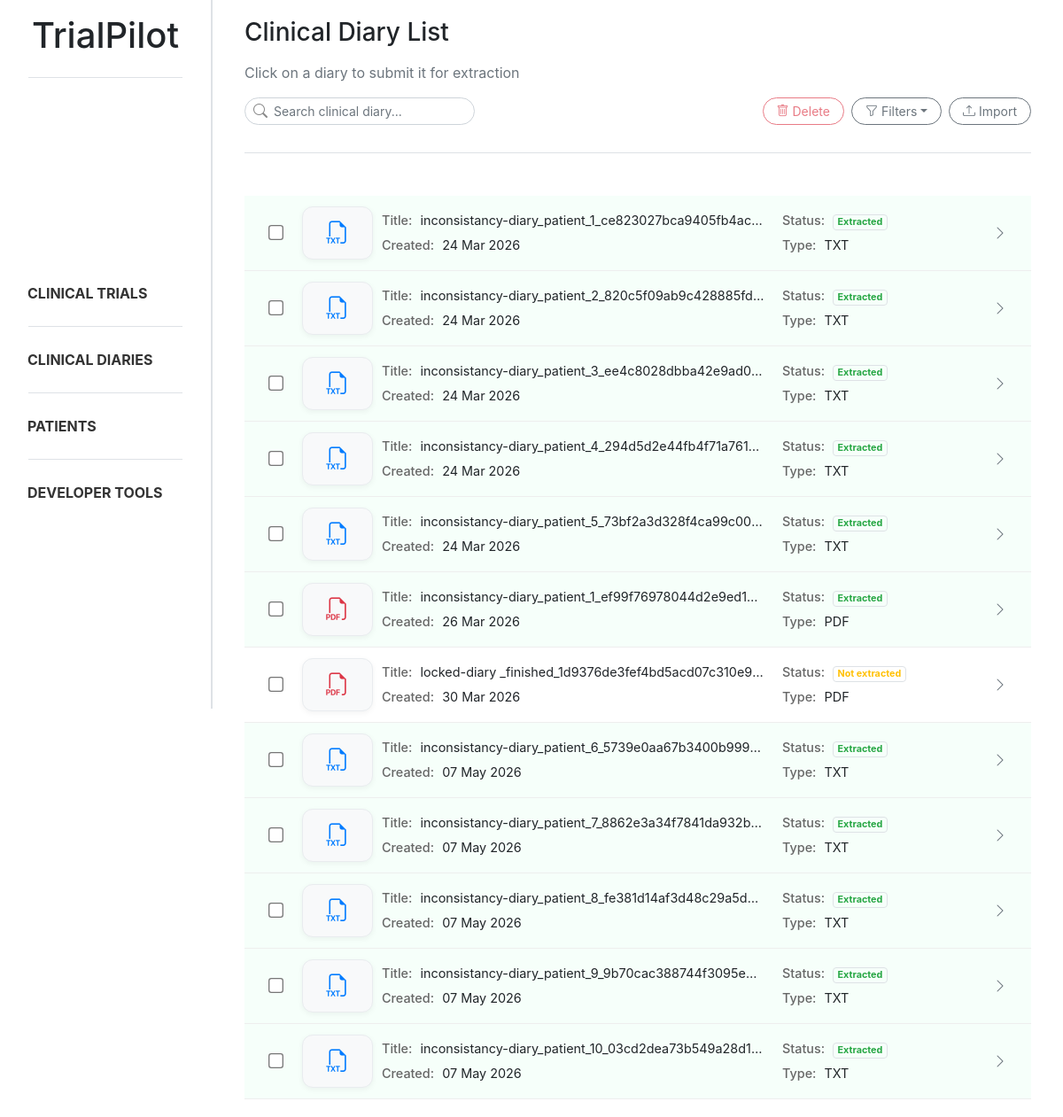
Page /diaries/ on the earlier database version.
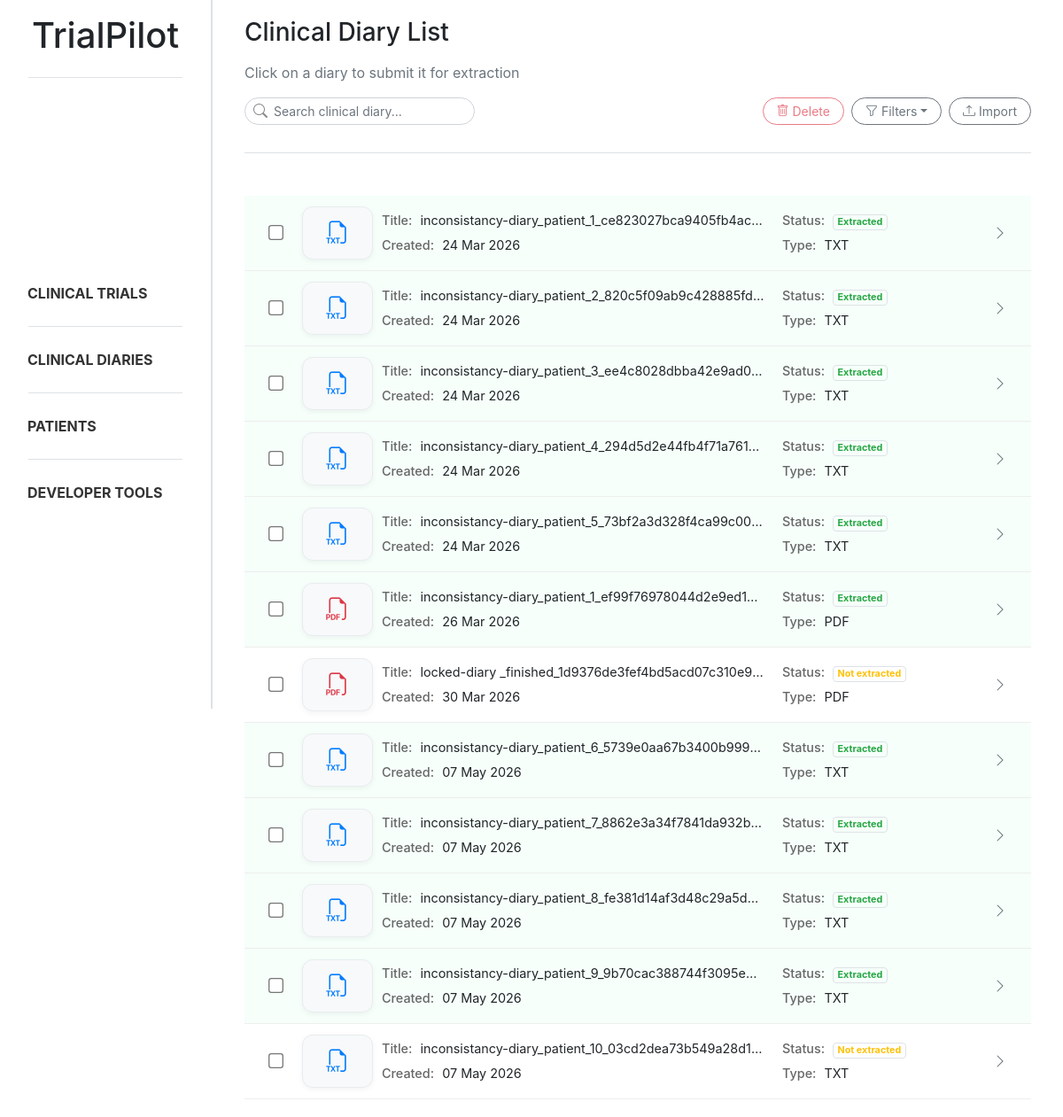
Same page on the later database version.
### trialpilot/models.py (models this page shows, shortened)
class Document(models.Model):
    class DocumentType(models.TextChoices):
        CLINICAL_DIARY = "diary", "Clinical Diary"
        CLINICAL_TRIAL = "trial", "Clinical Trial"
    title = models.CharField(max_length=255)
    type = models.CharField(max_length=20, choices=DocumentType.choices)
    extracted = models.BooleanField(default=False)
    created_at = models.DateTimeField(auto_now_add=True)
    updated_at = models.DateTimeField(auto_now=True)

### trialpilot/views.py (the view)
# urls.py: path('diaries/', diary_list, name='diary_list'),
def diary_list(request):
    search = request.GET.get("search", "").strip()
    status = request.GET.get("status", "").strip()
    file_type = request.GET.get("file_type", "").strip().lower()
    diaries = Document.objects.filter(type=Document.DocumentType.CLINICAL_DIARY)
    if search:
        diaries = diaries.filter(title__icontains=search)
    if status == "extracted":
        diaries = diaries.filter(extracted=True)
    elif status == "not_extracted":
        diaries = diaries.filter(extracted=False)
    diary_data = []
    for diary in diaries:
        if "." in diary.title:
            original_name, ext = diary.title.rsplit('.', 1)
            ext = ext.lower()
        else:
            ext = ""
        if file_type and ext != file_type:
            continue
        diary_data.append((diary, ext))
    return render(request, 'trialpilot/diary_list.html', {
        'diary_data': diary_data,
        'search': search,
        'status': status,
        'file_type': file_type,
    })

### trialpilot/templates/trialpilot/diary_list.html (shortened to what this page needs)
{% extends "trialpilot/base.html" %}
{% block content %}
<div class="d-flex flex-column mb-4 ml-3 mr-3">
    <h3 class="mb-3">Clinical Diary List</h3>
    <p class="text-muted">Click on a diary to submit it for extraction</p>
    <div class="d-flex justify-content-between align-items-center mb-3">
        <form method="GET">
            <div class="position-relative" style="width:260px">
                <i class="bi bi-search position-absolute"
                    style="left:10px; top:50%; transform:translateY(-50%); color:#888;"></i>
                <input type="text" name="search" value="{{ search }}" class="form-control form-control-sm rounded-ui"
                    style="padding-left: 32px;" placeholder="Search clinical diary...">
            </div>
        </form>
        <div class="d-flex gap-2">
            <button id="deleteBtn" data-url="{% url 'diary_remove' %}" class="btn btn-outline-danger btn-sm rounded-ui"
                style="margin-right: 0.5rem;" disabled>
                <i class="bi bi-trash"></i>
                Delete
            </button>
            <div class="dropdown me-2">
                <button class="btn btn-outline-secondary btn-sm rounded-ui dropdown-toggle d-flex align-items-center gap-2 mr-2"
                    type="button" data-bs-toggle="dropdown" aria-expanded="false">
                    <i class="bi bi-funnel mr-1"></i>
                    Filters
                </button>
            </div>
            <button class="btn btn-outline-secondary btn-sm rounded-ui" data-bs-toggle="modal"
                data-bs-target="#uploadModal">
                <i class="bi bi-upload"></i>
                Import
            </button>
        </div>
    </div>
    <div class="sidebar-divider mb-4"></div>
</div>
<div class="diary-list ml-3 mr-3">
    {% for diary, extension in diary_data %}
    <div class="diary-card diary-row diary-card-trigger {% if diary.extracted %}extracted{% endif %}"
        data-diary-id="{{ diary.id }}"
        data-diary-title="{{ diary.title }}"
        data-diary-extracted="{{ diary.extracted }}">
        <div class="diary-layout">
            <div class="container-diary-checkbox">
                <input type="checkbox"
                    class="form-check-input diary-checkbox"
                    value="{{ diary.id }}">
            </div>
            <div class="diary-id">
                {% if extension == "pdf" %}
                <i class="bi bi-filetype-pdf text-danger"></i>
                {% else %}
                <i class="bi bi-filetype-txt text-primary"></i>
                {% endif %}
            </div>
            <div class="diary-grid">
                <div>
                    <strong>Title:</strong> {{ diary.title }}
                </div>
                <div>
                    <strong>Status:</strong>
                    {% if diary.extracted %}
                    <span class="badge rounded-pill bg-success-subtle text-success border">
                        Extracted
                    </span>
                    {% else %}
                    <span class="badge rounded-pill bg-warning-subtle text-warning border">
                        Not extracted
                    </span>
                    {% endif %}
                </div>
                <div>
                    <strong>Created:</strong> {{ diary.created_at|date:"d M Y" }}
                </div>
                <div>
                    <strong>Type:</strong> {{ extension|upper }}
                </div>
            </div>
            <div class="diary-actions">
                <i class="bi bi-chevron-right text-muted"></i>
            </div>
        </div>
    </div>
    {% endfor %}
</div>
{% endblock %}

Differences in the rows shown:
changed Document "inconsistancy-diary_patient_10_03cd2dea73b549a28d1…": extracted "Extracted" → "Not extracted"
